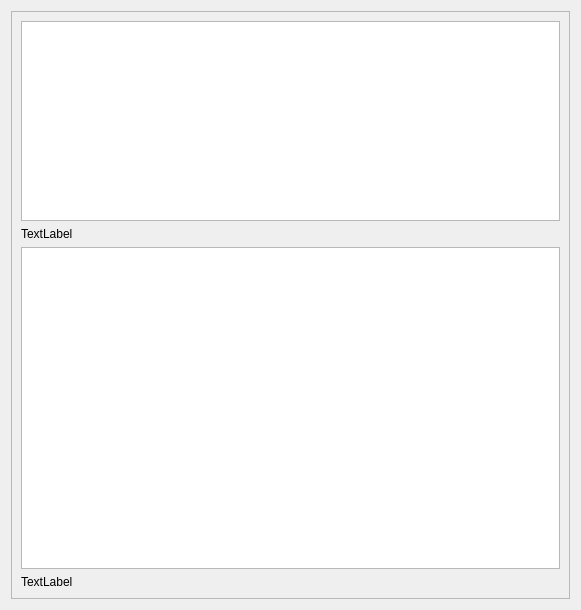
<?xml version="1.0" encoding="UTF-8"?>
<ui version="4.0">
 <class>FrameStandardFactor</class>
 <widget class="QFrame" name="FrameStandardFactor">
  <property name="geometry">
   <rect>
    <x>0</x>
    <y>0</y>
    <width>581</width>
    <height>610</height>
   </rect>
  </property>
  <property name="windowTitle">
   <string>Frame</string>
  </property>
  <layout class="QVBoxLayout" name="verticalLayout">
   <property name="sizeConstraint">
    <enum>QLayout::SetMinimumSize</enum>
   </property>
   <item>
    <widget class="QScrollArea" name="scrollArea">
     <property name="sizePolicy">
      <sizepolicy hsizetype="Expanding" vsizetype="Expanding">
       <horstretch>0</horstretch>
       <verstretch>0</verstretch>
      </sizepolicy>
     </property>
     <property name="sizeAdjustPolicy">
      <enum>QAbstractScrollArea::AdjustToContents</enum>
     </property>
     <property name="widgetResizable">
      <bool>true</bool>
     </property>
     <widget class="QWidget" name="scrollAreaWidgetContents">
      <property name="geometry">
       <rect>
        <x>0</x>
        <y>0</y>
        <width>561</width>
        <height>590</height>
       </rect>
      </property>
      <property name="sizePolicy">
       <sizepolicy hsizetype="Preferred" vsizetype="Expanding">
        <horstretch>0</horstretch>
        <verstretch>0</verstretch>
       </sizepolicy>
      </property>
      <layout class="QVBoxLayout" name="verticalLayout_2">
       <property name="sizeConstraint">
        <enum>QLayout::SetMinimumSize</enum>
       </property>
       <item>
        <widget class="QTextEdit" name="text_edit_1">
         <property name="sizePolicy">
          <sizepolicy hsizetype="Expanding" vsizetype="Preferred">
           <horstretch>0</horstretch>
           <verstretch>0</verstretch>
          </sizepolicy>
         </property>
         <property name="minimumSize">
          <size>
           <width>100</width>
           <height>200</height>
          </size>
         </property>
         <property name="verticalScrollBarPolicy">
          <enum>Qt::ScrollBarAlwaysOff</enum>
         </property>
         <property name="horizontalScrollBarPolicy">
          <enum>Qt::ScrollBarAlwaysOff</enum>
         </property>
         <property name="sizeAdjustPolicy">
          <enum>QAbstractScrollArea::AdjustIgnored</enum>
         </property>
         <property name="readOnly">
          <bool>true</bool>
         </property>
        </widget>
       </item>
       <item>
        <widget class="QLabel" name="label_1">
         <property name="sizePolicy">
          <sizepolicy hsizetype="Expanding" vsizetype="Maximum">
           <horstretch>0</horstretch>
           <verstretch>0</verstretch>
          </sizepolicy>
         </property>
         <property name="text">
          <string>TextLabel</string>
         </property>
        </widget>
       </item>
       <item>
        <widget class="QTextEdit" name="text_edit_2"/>
       </item>
       <item>
        <widget class="QLabel" name="label_2">
         <property name="text">
          <string>TextLabel</string>
         </property>
        </widget>
       </item>
      </layout>
     </widget>
    </widget>
   </item>
  </layout>
 </widget>
 <resources/>
 <connections/>
</ui>
